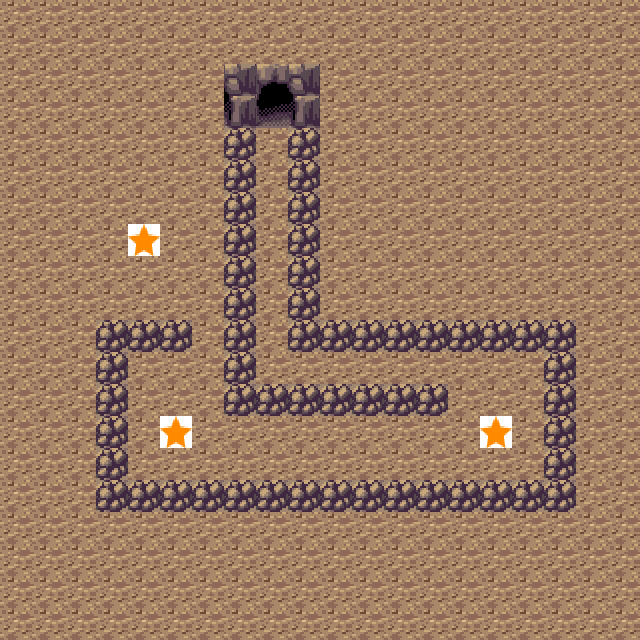

This game map was drawn from its Tiled (.tmx) file and the tilesets committed beside it. A one-line description and the trimmed map source follow:
An orthogonal 20x20 tile map with 32x32 px tiles, 3 tile layers (ground, barriers, stars), 4 tilesets and 2 objects.

<map version="1.0" orientation="orthogonal" renderorder="right-down" width="20" height="20" tilewidth="32" tileheight="32">
 <tileset firstgid="1" name="ground" tilewidth="32" tileheight="32">
  <image source="ground.png" width="32" height="32" />
 </tileset>
 <tileset firstgid="2" name="barriers" tilewidth="32" tileheight="32">
  <image source="barriers.png" width="192" height="192" />
 </tileset>
 <tileset firstgid="38" name="player" tilewidth="32" tileheight="32">
  <image source="player.png" width="32" height="32" />
 </tileset>
 <tileset firstgid="39" name="star" tilewidth="32" tileheight="32">
  <image source="star.png" width="32" height="32" />
  <tile id="0">
   <properties>
    <property name="isStar" value="true" />
   </properties>
  </tile>
 </tileset>
 <layer name="ground" width="20" height="20">
  <data>[400 cells, 400 non-empty, 1 distinct tile ids]</data>
 </layer>
 <layer name="barriers" width="20" height="20">
  <data>[400 cells, 62 non-empty, 5 distinct tile ids]</data>
 </layer>
 <layer name="stars" width="20" height="20">
  <data>[400 cells, 3 non-empty, 1 distinct tile ids]</data>
 </layer>
 <objectgroup name="player">
  <object gid="38" x="257.333" y="157.333" />
  <object gid="38" x="61.3333" y="128" />
 </objectgroup>
</map>
